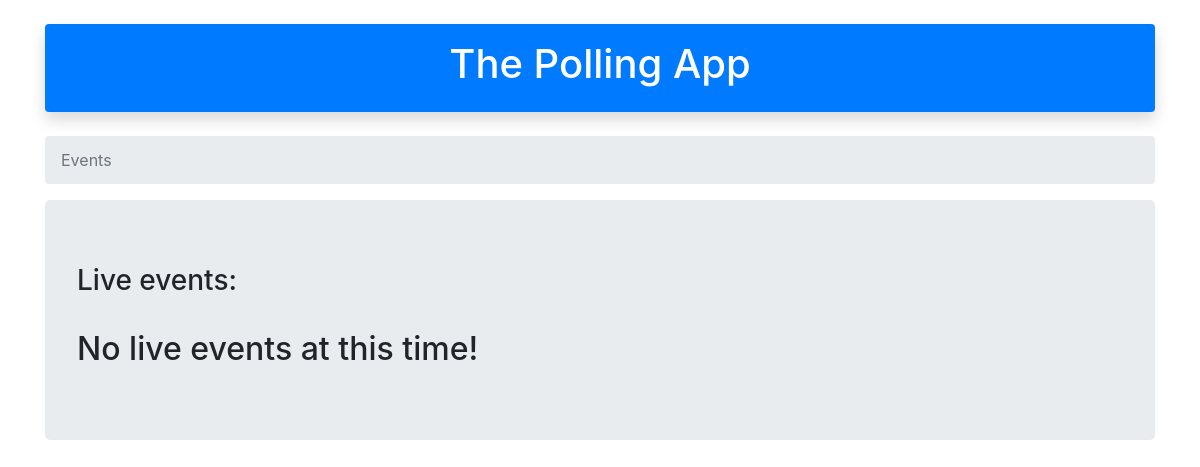
Before: / with the older database file.
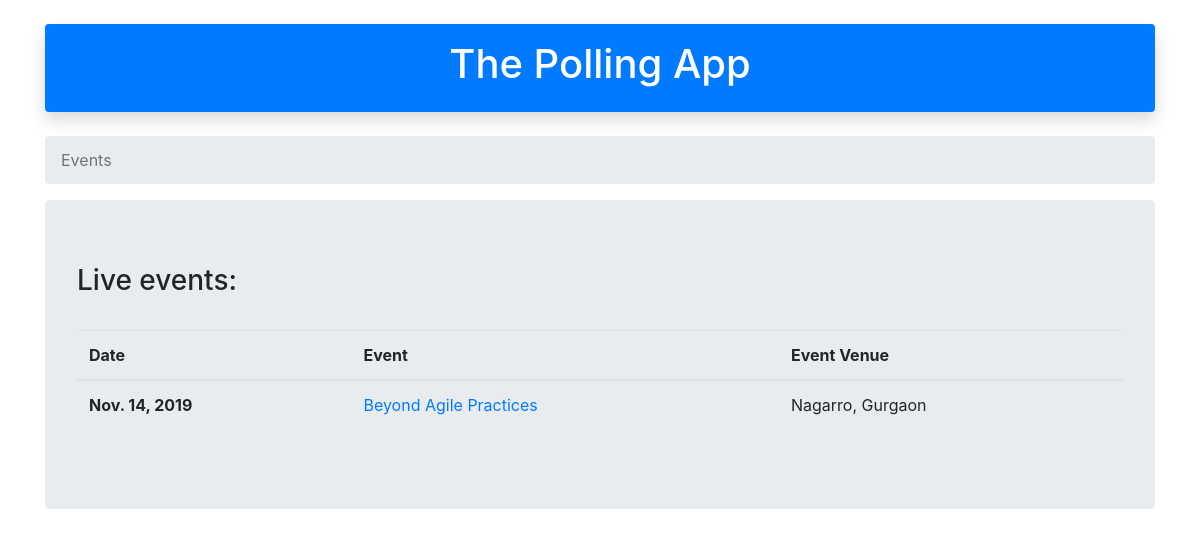
After: the same page with the newer database file.
### submit_app/models.py (models this page shows, shortened)
class Event (models.Model):
    eventId = models.AutoField(primary_key=True)
    eventTopic = models.CharField(max_length=500)
    eventDate = models.DateField()
    eventVenue = models.CharField(max_length=500)
    eventOrganizer = models.CharField(max_length=500)
    eventEnable = models.BooleanField(blank=True,default=False)
    eventFeedackEnable = models.BooleanField(blank=True,default=False)

### submit_app/views.py (the view)
# urls.py: path('', views.events, name='events'),
def events(request):
    events_list = Event.objects.filter(eventEnable=True).order_by('eventDate')
    return render(request, 'submit_app/events.html',{'render_events':events_list})

### templates/submit_app/events.html
{% extends "submit_app/base.html" %}
{% block body_block %}
  <nav aria-label="breadcrumb">
    <ol class="breadcrumb">
      <li class="breadcrumb-item active" aria-current="page">Events</li>
    </ol>
  </nav>
<div class="jumbotron">
  <h3>Live events:</h3>
  <br>
  {% if render_events %}
    <table class="table table-hover">
      <thead>
        <th scope="col">Date</th>
        <th scope="col">Event</th>
        <th scope="col">Event Venue</th>
      </thead>
      {% for event in render_events %}
      <tr>
        <th scope="row">{{ event.eventDate }}</th>
        <td> <a href="{% url 'eventspeakers' %}?eventId={{ event.eventId }}">{{ event.eventTopic }} </a></td>
        <td> {{ event.eventVenue }} </td>
      </tr>
      {% endfor %}
    </table>
   {% else %}
    <H2>No live events at this time!</H2>
   {% endif %}
</div>
{% endblock %}

### templates/submit_app/base.html (shortened to what this page needs)
<!DOCTYPE html>
<html lang="en" dir="ltr">
  <head>
    <link rel="stylesheet" href="https://stackpath.bootstrapcdn.com/bootstrap/4.3.1/css/bootstrap.min.css">
  </head>
  <body>
    <div class="container">
      <br>
    </div>
    <div class="container">
      <div class="shadow p-3 mb-4 bg-primary text-white rounded"><center><h1>The Polling App</h1></div>
    </div>
    <div class="container">
      {% block body_block %}
      {% endblock %}
    </div>
      </body>
</html>

Changed rows visible on the page:
now on this page (row edited): Event: eventDate "Nov. 14, 2019", eventTopic "Beyond Agile Practices", eventVenue "Nagarro, Gurgaon"
Other visible differences:
text no longer shown: "No live events at this time!"
text now shown: "Date Event Event Venue"
